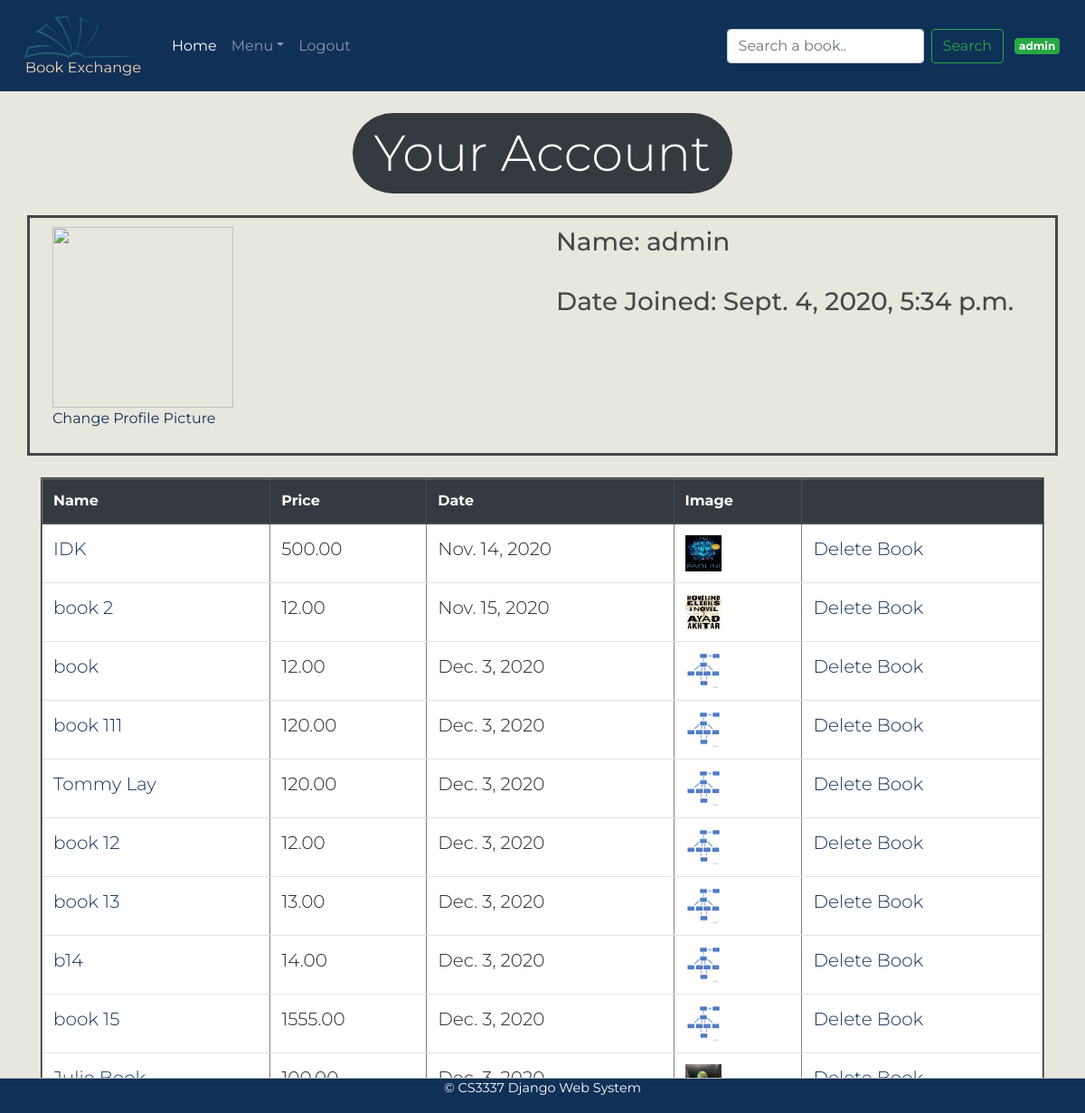
The app's page /profile (signed in) with its own data.
### bookMng/models.py (models this page shows, shortened)
class Book(models.Model):
    name = models.CharField(max_length=200)
    web = models.URLField(max_length=300)
    price = models.DecimalField(decimal_places=2, max_digits=6)
    publishdate = models.DateField(auto_now=True)
    picture = models.FileField(upload_to='bookEx/static/uploads')
    pic_path = models.CharField(max_length=300, editable=False, blank=True)
    username = models.ForeignKey(User, blank=True, null=True, on_delete=models.CASCADE)
    class Meta:
        verbose_name_plural = "books"

### bookMng/views.py (the view)
# urls.py: path('profile', views.profile, name='profile'),
@login_required(login_url=reverse_lazy('login'))
def profile(request):
    books = Book.objects.filter(username=request.user)
    for b in books:
        b.pic_path = b.picture.url[14:]
    return render(request,
                  'bookMng/profile.html',
                  {
                      'item_list': MainMenu.objects.all(),
                      'books': books
                  })

### bookEx/templates/bookMng/profile.html (shortened to what this page needs)
{% extends "base.html" %}
{% load static %}
{% block content %}
<div class="container-fluid">
    <div class="container " align="center">
        <div class="badge badge-pill badge-dark  mt-4"><h1 align="center" class="display-4 mx-auto my-auto px-3 py-2">
            Your Account </h1></div>
        <br><br>
    </div>
    <div class="container" >
        <div class="row" style="border-style: solid; padding:10px;">
            <div class="col">
                <img src="{% static 'profilepic.png' %}" width="200" height="200" alt="">
                <p><a href="#"> Change Profile Picture </a></p>
            </div>
            <div class="col">
                <h3> Name: {{ user.username }} </h3> <br>
                <h3> Date Joined: {{user.date_joined}}</h3>
            </div>
        </div>
        <table class="table table-hover mx-auto my-4" id="my-books-table" align="center" border="2" width="800">
            <thead class="thead-dark">
            <tr>
                <th scope="col"> Name</th>
                <th scope="col"> Price</th>
                <th scope="col"> Date</th>
                <th scope="col"> Image</th>
                <th scope="col"></th>
            </tr>
            </thead>
            {% for book in books %}
            <tr>
                <td class="lead">
                    <a href="book_detail/{{ book.id }}" align="">
                        {{ book.name }}
                    </a>
                </td>
                <td class="lead">{{ book.price }}</td>
                <td class="lead">{{ book.publishdate }}</td>
                <td class="lead"><img src="{% static book.pic_path %}" width="40" height="40" alt=""></td>
                <td class="lead">
                    <a href="book_delete/{{ book.id }}"> Delete Book </a>
                </td>
            </tr>
            {% endfor %}
        </table>
    </div>
</div>
    {% endblock content %}

### bookEx/templates/base.html (shortened to what this page needs)
{% load static %}
<!DOCTYPE html>
<html lang="en">
<head>
    <link rel="stylesheet" href="https://cdn.jsdelivr.net/npm/bootstrap@4.5.3/dist/css/bootstrap.min.css"
>
    <link href="{% static 'main.css' %}" rel="stylesheet" title="text/css">
</head>
<body>
<header>
    <nav class="navbar navbar-expand-md navbar-dark sticky-top align-baseline" style="background-color: #0f3057;">
        <a class="navbar-brand" href="{% url 'index' %}"><img src="{% static 'logo-resized.png' %}" width="150"
                                                              height="75" alt=""></a>
        <div class="collapse navbar-collapse justify-content-between" id="navbarCollapse">
            <ul class="navbar-nav mr-auto">
                <li class="nav-item active">
                    <a class="nav-link" href="{% url 'index' %}">Home </a>
                </li>
                <li class="nav-item dropdown">
                    <a class="nav-link dropdown-toggle" href="#" id="dropdown01" data-toggle="dropdown"
                       aria-haspopup="true" aria-expanded="false">Menu</a>
                </li>
                <li class="nav-item">
                    {% if user.is_authenticated %}
                        <a class="nav-link" href="{% url 'logout' %}?next=/">Logout</a>
                    {% else %}
                        <a class="nav-link" href="{% url 'login' %}?next=/">Login</a>
                    {% endif %}
                </li>
            </ul>
            <form action="{% url 'search_results' %}" method="get" class="form-inline mt-2 mt-md-0">
                <input name="q" type="text" class="form-control mr-sm-2" placeholder="Search a book.."
                       aria-label="Search">
                <input class="btn btn-outline-success my-2 my-sm-0" type="submit" value="Search">
            </form>
            {% if user.is_authenticated %}
                <span class="badge badge-success"
                      style="margin-left: 1em; margin-right: 1em;">{{ user.username }}</span>
            {% else %}
                <span class="badge badge-secondary" style="margin-left: 1em; margin-right: 1em;">Not Logged In </span>
            {% endif %}
        </div>
    </nav>
</header>
<div id="">
    <section id="">
        {% block content %}{% endblock content %}
    </section>
</div>
<footer class="container-fluid fixed-bottom my-auto py-auto align-text-bottom align-bottom" id="footer">
    <p>&copy; CS3337 Django Web System</p>
</footer>
</body>
</html>

### bookEx/static/main.css (style rules this page uses)
body { background-color: #e7e7de; font-family: 'Montserrat', sans-serif; font-size: 1.0em; text-align: justify; color: #474747; }
#footer { text-align: center; font-size: 0.9em; background-color: #0f3057; border-top: thin solid #BBBBBB; clear: both; color: #FFF; }
a { color: #0f3057; }
html, body { height: 100%; }
#my-books-table { background-color: #FFF; }

### records on screen
Book: name "IDK", price "500.00", publishdate "Nov. 14, 2020"
Book: name "book 2", price "12.00", publishdate "Nov. 15, 2020"
Book: name "book", price "12.00", publishdate "Dec. 3, 2020"
Book: name "book 111", price "120.00", publishdate "Dec. 3, 2020"
Book: name "Tommy Lay", price "120.00", publishdate "Dec. 3, 2020"
Book: name "book 12", price "12.00", publishdate "Dec. 3, 2020"
Book: name "book 13", price "13.00", publishdate "Dec. 3, 2020"
Book: name "b14", price "14.00", publishdate "Dec. 3, 2020"
Book: name "book 15", price "1555.00", publishdate "Dec. 3, 2020"

### other values on screen
{{ user.username }} "admin"
{{ user.date_joined }} "Sept. 4, 2020, 5:34 p.m."
